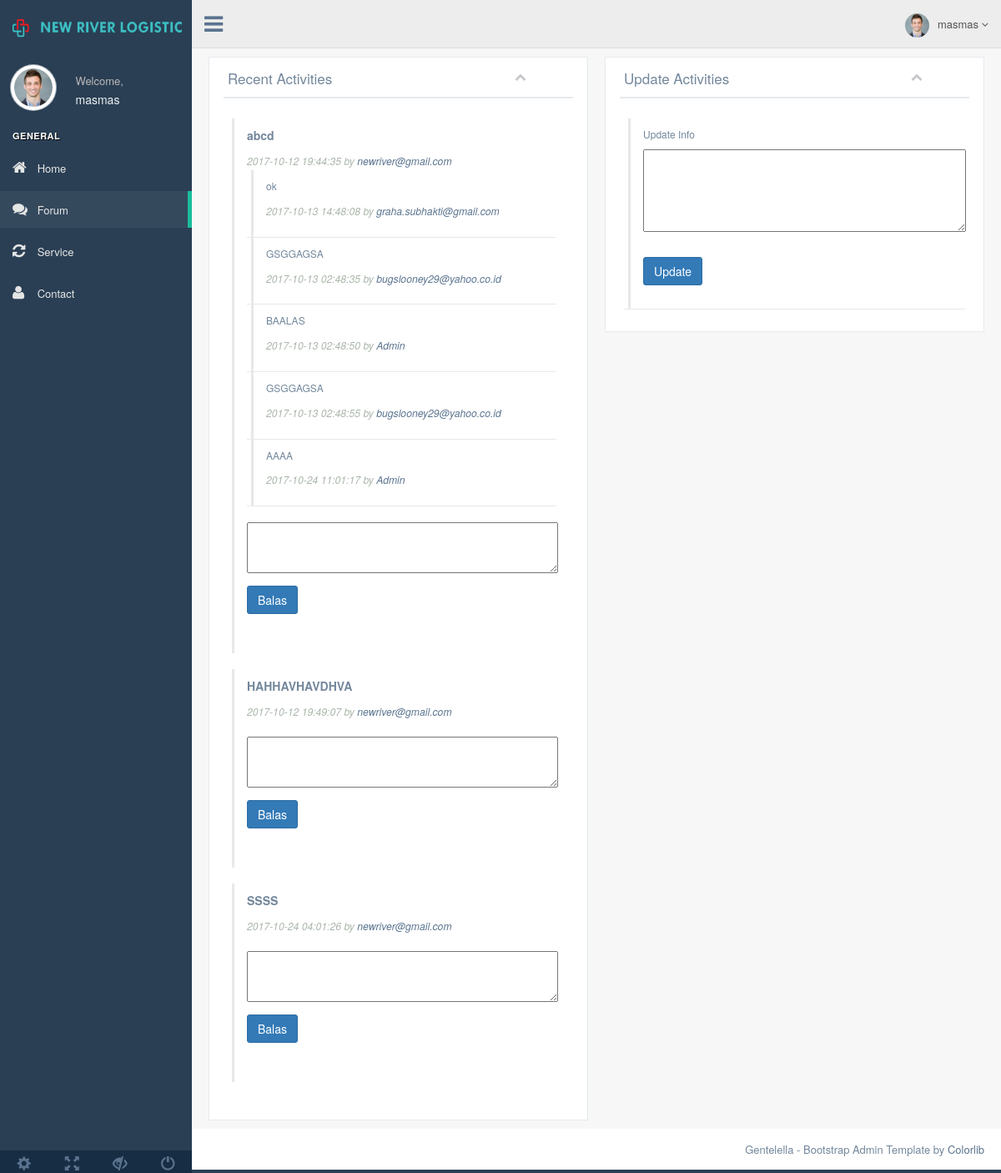
Page /admin_river/list-forum.php (signed in) on the committed database.
### tables this page shows
CREATE TABLE `post` (
  `id_post` int(11) NOT NULL,
  `isi` text NOT NULL,
  `admin` varchar(100) NOT NULL,
  `time` timestamp NOT NULL DEFAULT CURRENT_TIMESTAMP ON UPDATE CURRENT_TIMESTAMP
);

CREATE TABLE `forum` (
  `id` int(11) NOT NULL,
  `id_post` int(11) NOT NULL,
  `balasan` text,
  `email` varchar(50) NOT NULL,
  `time` datetime NOT NULL DEFAULT '0000-00-00 00:00:00' ON UPDATE CURRENT_TIMESTAMP
);

### admin_river/list-forum.php (the view, shortened to what this page needs)
<?php
  if(isset($_SESSION['email'])){
    require_once('db_login.php');
    $db = new mysqli($db_host, $db_username, $db_password, $db_database);
    $query = "SELECT * FROM post";
    $result = $db->query($query);
    $i=0;
    while ($row = $result->fetch_object()){
          $data[$i]['email']= $row->admin;
          $data[$i]['id_post']=$row->id_post;
          $data[$i]['isi']=$row->isi;
          $data[$i]['time']=$row->time;
          $i++;
    }
?>
<html lang="en">
  <head>
    <link href="../vendors/bootstrap/dist/css/bootstrap.min.css" rel="stylesheet">
    <link href="../vendors/font-awesome/css/font-awesome.min.css" rel="stylesheet">
    <link href="../build/css/custom.min.css" rel="stylesheet">
  </head>
  <body class="nav-md">
    <div class="container body">
      <div class="main_container">
        <div class="col-md-3 left_col">
          <div class="left_col scroll-view">
            <div class="navbar nav_title" style="border: 0;">
              <a href="index.php" class="site_title"><img  src="images/logo-black.png" width="30px" height="30px"></img> <span><img  src="images/name.png" width="180px" height="20px"></img></span></a>
            </div>
            <div class="profile clearfix">
              <div class="profile_pic">
                <img src="images/img.jpg" alt="..." class="img-circle profile_img">
              </div>
              <div class="profile_info">
                <span>Welcome,</span>
                <h2><?php echo $_SESSION['username'];?></h2>
              </div>
            </div>
            <br />
            <div id="sidebar-menu" class="main_menu_side hidden-print main_menu">
              <div class="menu_section">
                <h3>General</h3>
                <ul class="nav side-menu">
                  <li><a href="index.php"><i class="fa fa-home"></i> Home </a>
                  </li>
                  <li><a href="list-forum.php"><i class="fa fa-comments"></i> Forum </a>
                  </li>
                  <li><a href="service.php"><i class="fa fa-refresh"></i> Service </a>
                  </li>
                  <li><a href="contact.php"><i class="fa fa-user"></i> Contact </a>
                  </li>
                </ul>
              </div>
            </div>
            <div class="sidebar-footer hidden-small">
              <a data-toggle="tooltip" data-placement="top" title="Settings">
                <span class="glyphicon glyphicon-cog" aria-hidden="true"></span>
              </a>
              <a data-toggle="tooltip" data-placement="top" title="FullScreen">
                <span class="glyphicon glyphicon-fullscreen" aria-hidden="true"></span>
              </a>
              <a data-toggle="tooltip" data-placement="top" title="Lock">
                <span class="glyphicon glyphicon-eye-close" aria-hidden="true"></span>
              </a>
              <a data-toggle="tooltip" data-placement="top" title="Logout" href="logout.php">
                <span class="glyphicon glyphicon-off" aria-hidden="true"></span>
              </a>
            </div>
          </div>
        </div>
        <div class="top_nav">
          <div class="nav_menu">
            <nav>
              <div class="nav toggle">
                <a id="menu_toggle"><i class="fa fa-bars"></i></a>
              </div>
              <ul class="nav navbar-nav navbar-right">
                <li class="">
                  <a href="javascript:;" class="user-profile dropdown-toggle" data-toggle="dropdown" aria-expanded="false">
                    <img src="images/img.jpg" alt=""><?php echo $_SESSION['username'];?>
                    <span class=" fa fa-angle-down"></span>
                  </a>
                </li>
              </ul>
            </nav>
          </div>
        </div>
        <div class="right_col" role="main">
          <div class="row">
            <div class="col-md-6 col-sm-6 col-xs-6">
              <div class="x_panel">
                <div class="x_title">
                  <h2>Recent Activities</h2>
                  <ul class="nav navbar-right panel_toolbox">
                    <li><a class="collapse-link"><i class="fa fa-chevron-up"></i></a>
                    </li>
                  </ul>
                  <div class="clearfix"></div>
                </div>
                <div class="x_content">
                  <div class="dashboard-widget-content">
                    <ul class="list-unstyled timeline widget">
                    <?php
                      if(isset($data)){
                        foreach ($data as $key => $value) {
                          echo'
                              <div class="block">
                                  <div class="block_content">
                                    <p class="title" style="font-size:14px;" ><b>
                                                      '.$value['isi'].'
                                                  </b></p>
                                    <div class="byline">
                                      <span> '.$value['time'].'</span> by <a>'.$value['email'].'</a>
                                    </div>
                                  </div>
                          ';
                          $id=$value['id_post'];
                          $query2 = "SELECT * FROM forum WHERE id_post = '$id'";
                          $result2 = $db->query($query2);
                          $i=1;
                          while ($row2 = $result2->fetch_object()){
                                $group[$i]['balasan']=$row2->balasan;
                                $group[$i]['email']=$row2->email;
                                $group[$i]['time']=$row2->time;
                                $i++;
                          }
                          if ($group != null){
                            foreach ($group as $key => $val) {
                                echo '
                                <li>
                                  <div class="block">
                                    <div class="block_content">
                                      <p class="title" style="font-size:12px;" >
                                                        '.$val['balasan'].'
                                                    </p>
                                      <div class="byline">
                                        <span> '.$val['time'].'</span> by <a>'.$val['email'].'</a>
                                      </div>
                                      <p></p>
                                    </div>
                                  </div>
                                </li>';
                            }
                          }
                            echo'
                            <form action="reply-forum.php" method="POST">
                              <input type="hidden" value="'.$id.'" name="id_post"></input>
                              <textarea rows="2" cols="48" style="width: auto;" name="balasan"></textarea>
                              <button style="margin-top:15px;" type="submit" name="submit" class="btn btn-primary">Balas</button>
                            </form>
                          ';
                            echo '</div></br>';
                            $group=null;
                          }
                        }
                    ?>
                    </ul>
                  </div>
                </div>
              </div>
            </div>
            <div class="col-md-6 col-sm-6 col-xs-6">
              <div class="x_panel">
                <div class="x_title">
                  <h2>Update Activities</h2>
                  <ul class="nav navbar-right panel_toolbox">
                    <li><a class="collapse-link"><i class="fa fa-chevron-up"></i></a>
                    </li>
                  </ul>
                  <div class="clearfix"></div>
                </div>
                <div class="x_content">
                  <div class="dashboard-widget-content">
                    <ul class="list-unstyled timeline widget">
                        <li>
                        <div class="block">
                          <div class="block_content">
                            <p class="title" style="font-size:12px;" >
                                             Update Info
                                          </p>
                            <form method="POST" action="update-forum.php">
                               <textarea rows="4" cols="50" style="width: auto;" name="isi"></textarea>
                              <button style="margin-top:30px;" type="submit" name="submit" class="btn btn-primary">Update</button>
                            </form>
                          </div>
                        </div>
                      </li>
                    </ul>
                  </div>
                </div>
              </div>
            </div>
          </div>
        </div>
        <footer>
          <div class="pull-right">
            Gentelella - Bootstrap Admin Template by <a href="https://colorlib.com">Colorlib</a>
          </div>
          <div class="clearfix"></div>
        </footer>
      </div>
    </div>
  </body>
</html>
<?php }else{
    header('location:login.php');
  }
?>

### admin_river/list-forum.php (style rules this page uses)
.right_col { min-height: 100% !important; }

### rows in the picture
post: isi "abcd", time "2017-10-12 19:44:35", admin "newriver@gmail.com"
forum: balasan "ok", time "2017-10-13 14:48:08", email "graha.subhakti@gmail.com"
forum: balasan "GSGGAGSA", time "2017-10-13 02:48:35", email "bugslooney29@yahoo.co.id"
forum: balasan "BAALAS", time "2017-10-13 02:48:50", email "Admin"
forum: balasan "GSGGAGSA", time "2017-10-13 02:48:55", email "bugslooney29@yahoo.co.id"
forum: balasan "AAAA", time "2017-10-24 11:01:17", email "Admin"
post: isi "HAHHAVHAVDHVA", time "2017-10-12 19:49:07", admin "newriver@gmail.com"
post: isi "SSSS", time "2017-10-24 04:01:26", admin "newriver@gmail.com"

### other values in the picture
$_SESSION['username'] "masmas"
